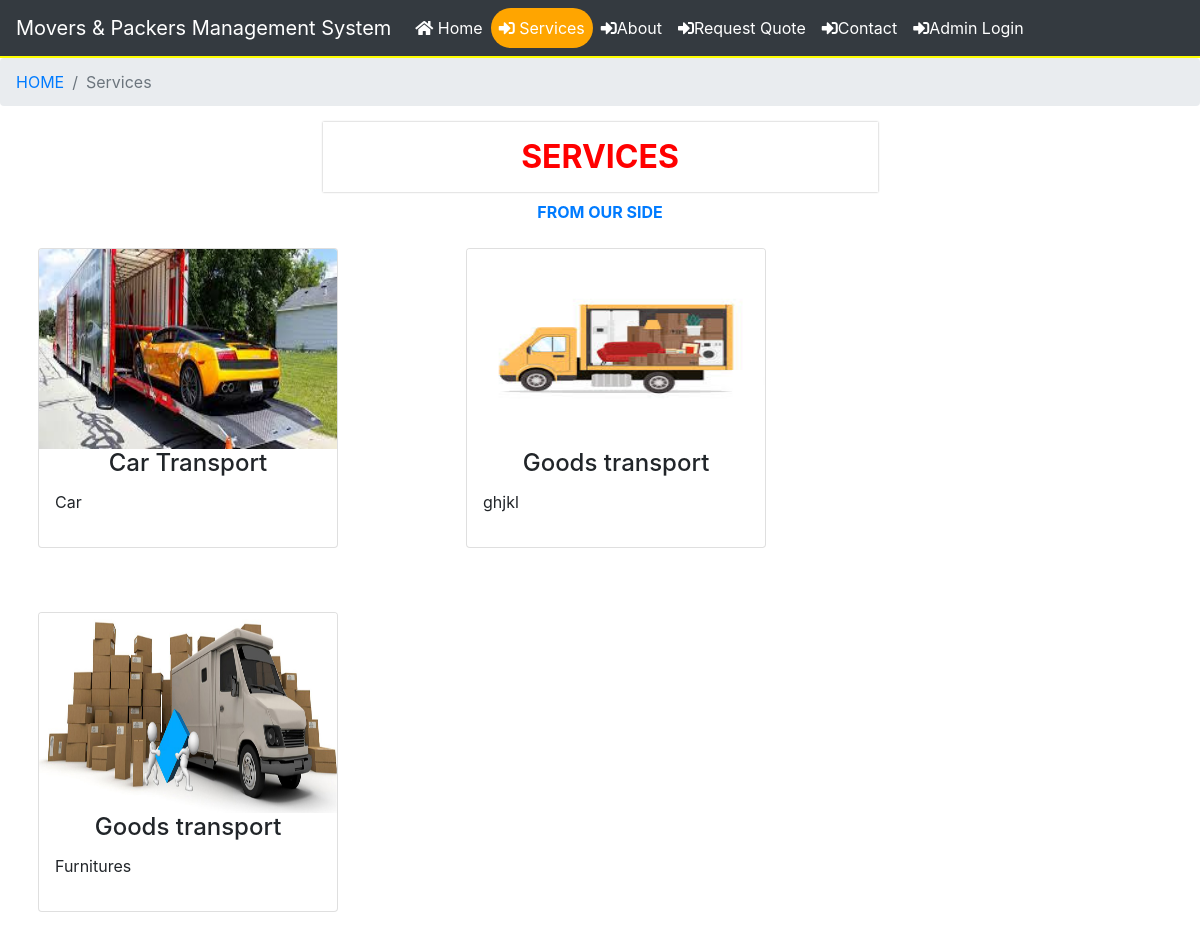
/services, run on the app's committed database.
### moverspackers/models.py (models this page shows, shortened)
class Services(models.Model):
    title = models.CharField(max_length=200,null=True)
    description = models.CharField(max_length=5000,null=True)
    image = models.FileField(null=True)
    creationdate = models.DateTimeField(auto_now_add=True)

### moverspackers/views.py (the view)
# urls.py: path('services',services,name="services"),
def services(request):
    services = Services.objects.all()
    return render(request,'services.html',locals())

### moverspackers/templates/services.html
{% include 'header.html' %}
{% load static %}
<header class="container-fluid" style="border: 1px solid yellow;">
</header>
<nav aria-label="breadcrumb">
    <ul class="breadcrumb">
    <li class="breadcrumb-item"><a href="{% url 'index' %}">HOME</a></li>
    <li class="breadcrumb-item active" aria-current="page">Services</li>
</ul>
</nav>
<div class="container">
    <h3 class="page-title text-center">Services</h3>
    <p class="text-center text-primary mt-2 font-weight-bold">FROM OUR SIDE</p>
    <div class="row">
    {% for i in services %}
        <div class="col-sm-4 p-2 mb-5 mr-5">
            <div class="card " style="width: 300px; height: 300px;">
                <img src="{{i.image.url}}" class="card-img-top" style="width:100%;height: 200px;">
                <h4 class="card-title text-center">{{i.title}}</h4>
                <p class="card-text text-justify px-3">{{i.description}}</p>
            </div>
        </div>
    {% endfor %}
    </div>
</div>

### moverspackers/static/css/mystyle.css (style rules this page uses)
.page-title { color: red; font-weight: bold; font-size: 2em; padding: .5em 1em; box-shadow: 0px 0px 2px #b0b0b0; width: 50%; margin: 0 auto; text-transform: uppercase; }

### data on the page
Services: image (picture), title "Car Transport", description "Car"
Services: image (picture), title "Goods transport", description "ghjkl"
Services: image (picture), title "Goods transport", description "Furnitures"
